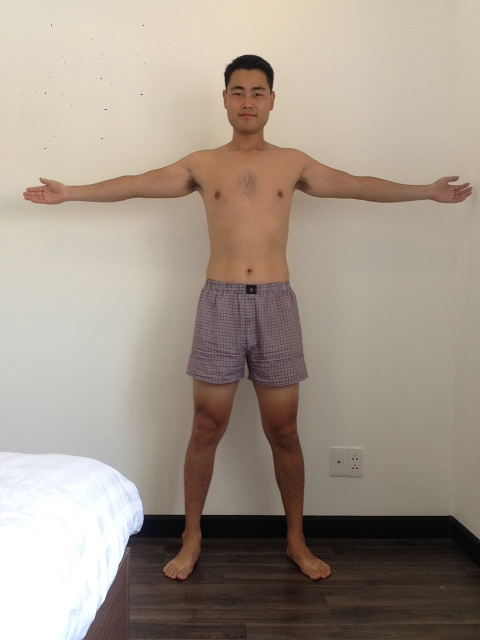
#> input picture image_sample/test2.jpg, 960 x 1280 px, found by its file name (shown at 1/2 size)
$ jupyter execute --allow-errors image_segmentation.ipynb   (shell and % lines are left out)
#> lines starting #> are read from the running program, lines starting #| are printed output that depends on the picture; after the words box and inside, x2 and y2 are one past the last pixel; in counts of white or black regions, pixels touching at a corner belong together
Read demo image: test
Show image in plot

[cell 1]
import numpy as np
import matplotlib.pyplot as plt
from skimage import io, img_as_ubyte, exposure, img_as_float, morphology, filters, restoration, feature
from skimage.color import rgb2gray

# Read test image and convert image to grayscale image
image = io.imread('image_sample\\test2.jpg')
#> image is the input picture: shape (1280, 960, 3); mean R, G, B 162.9, 150.7, 138.5

[cell 2]
gray_image = exposure.rescale_intensity(img_as_ubyte(rgb2gray(image)), out_range=(0, 255))
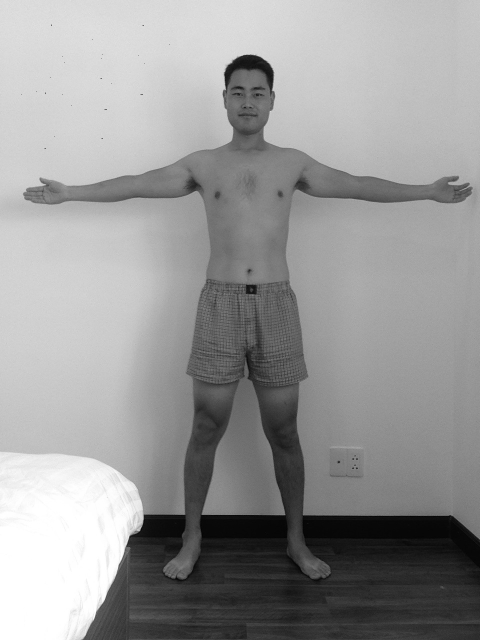
#> gray_image: shape (1280, 960) float64 (shown at 1/2 size); min 0, max 255, mean 152.4

[cell 3]
# Show image
print(gray_image.dtype)
#| float64
plt.imshow(gray_image, cmap='gray')
plt.show()

Remove salt & pepper noise

[cell 4]
removed_noise = filters.median(gray_image, morphology.disk(10))

# Save image to file
io.imsave('image_sample\\removed_noise.png', removed_noise)

plt.imshow(removed_noise, cmap='gray')
plt.show()

Finding edges

[cell 5]
from skimage import segmentation, measure, color
from scipy import ndimage

# Finding edges using filter
elevation_map = filters.roberts(removed_noise)
elevation_map = morphology.dilation(elevation_map)

markers = np.zeros_like(removed_noise)
markers[removed_noise < 30] = 1
markers[removed_noise > 150] = 2

#> (the rest of this cell did not finish here and is left out)

[cell 6]
def skin_detection(image):
    res = image.copy()
    r, g, b = res[:, :, 0], res[:, :, 1], res[:, :, 2]
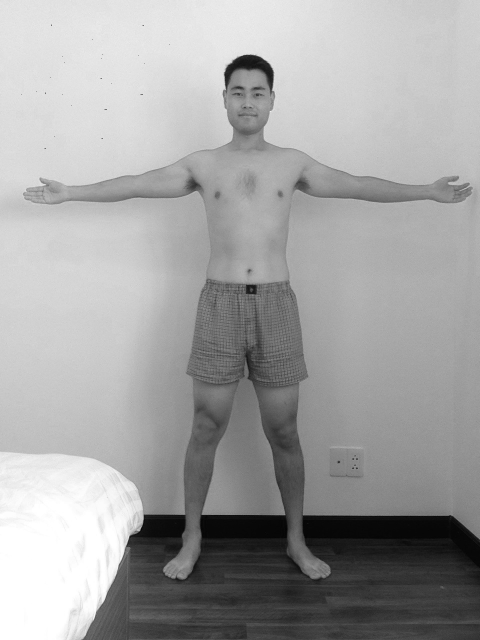
#> r: shape (1280, 960) (shown at 1/2 size); min 0, max 255, mean 162.9
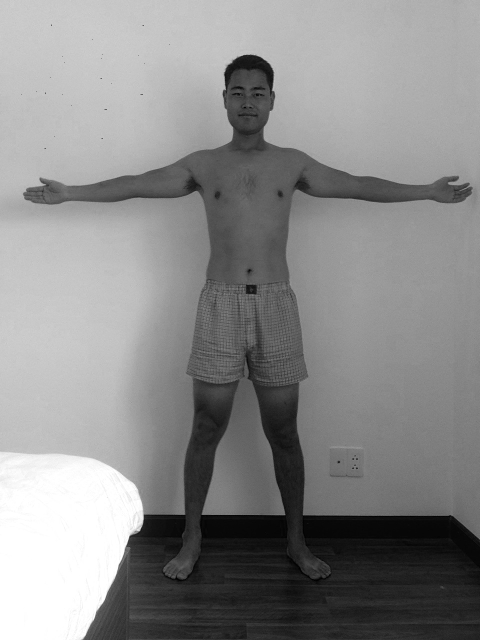
#> b: shape (1280, 960) (shown at 1/2 size); min 0, max 255, mean 138.5

    # group 1
    condition1 = r / b
    condition2 = r * b / np.square(r + g + b)
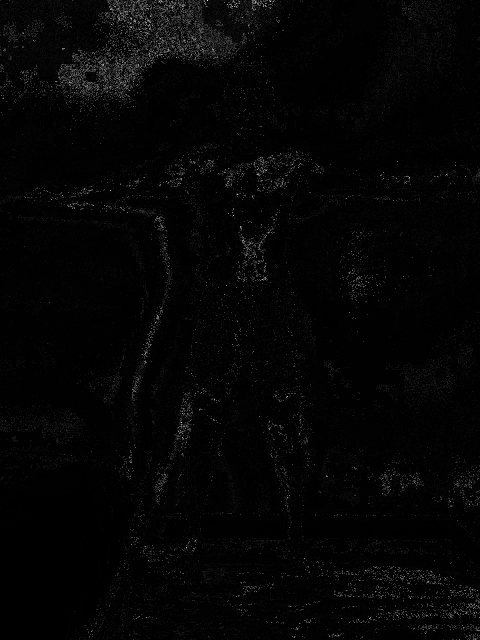
#> condition2: shape (1280, 960) float64 (shown at 1/2 size); 6.02% of the values are NaN or infinite; the others: min 0, max 255, mean 5.18; drawn with min black, max white, NaN and infinite black
    condition3 = r * g / np.square(r + g + b)

    group1 = np.logical_and(condition1 > 1.185, condition2 > 0.107, condition3 > 0.112)
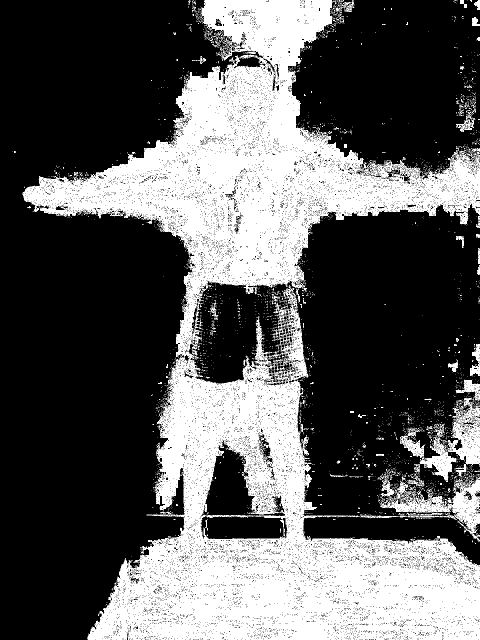
#> group1: shape (1280, 960) bool (shown at 1/2 size); 35.6% white; 2274 white regions (2190 under 20 px), largest, box (x1, y1, x2, y2) and area: (45, 0, 960, 1280) 405768, (800, 795, 960, 964) 9379, (759, 937, 960, 1084) 8996

    # or group 2
    maximum = np.maximum(np.maximum(r, g), b)
    minimum = np.minimum(np.minimum(r, g), b)
    diff = maximum - minimum
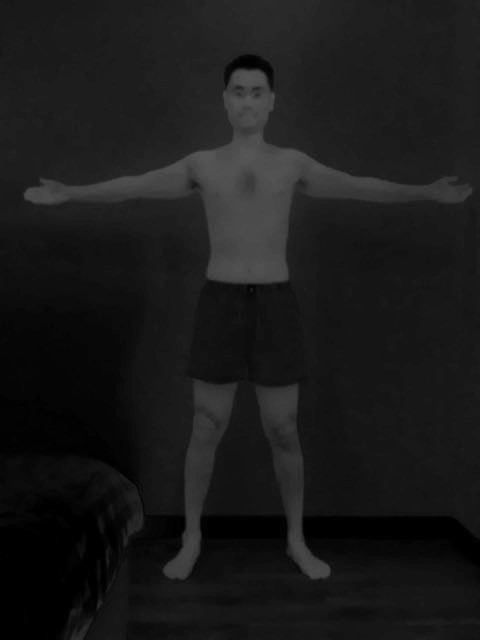
#> diff: shape (1280, 960) (shown at 1/2 size); min 0, max 87, mean 25.6

    con1 = np.logical_and(np.logical_and(r > 95, g > 40), b < 20)
#> con1: shape (1280, 960) bool; every value is 0
    con2 = np.logical_and(con1,  diff > 15)
    con3 = np.logical_and(np.logical_and(np.absolute(r - g) > 15, r > g), r > b)
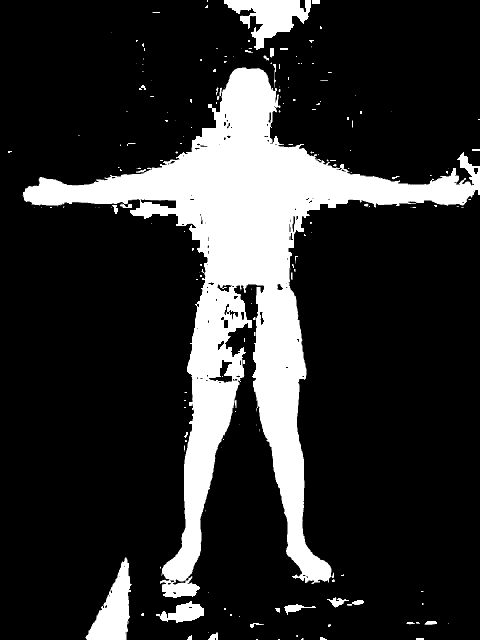
#> con3: shape (1280, 960) bool (shown at 1/2 size); 18% white; 187 white regions (123 under 20 px), largest, box (x1, y1, x2, y2) and area: (45, 135, 960, 1196) 198593, (448, 0, 622, 100) 8224, (171, 1115, 264, 1280) 7500

    group2 = np.logical_and(np.logical_and(con1, con2), con3)

    # or group 3
    con4 = np.logical_and(np.logical_and(r > 220, g > 210), b > 170)
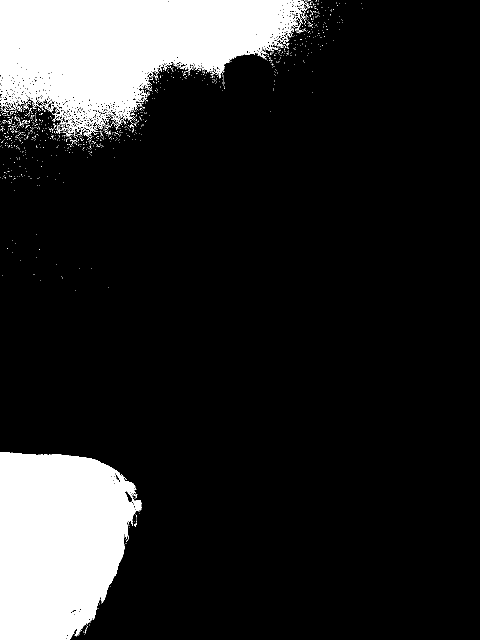
#> con4: shape (1280, 960) bool (shown at 1/2 size); 14.9% white; 1188 white regions (1165 under 20 px), largest, box (x1, y1, x2, y2) and area: (0, 0, 611, 267) 95479, (0, 904, 284, 1280) 84252, (167, 247, 193, 274) 149
    con5 = np.logical_and(con1,  np.absolute(r - g) <= 15)
    con6 = np.logical_and(r > b, g > b)
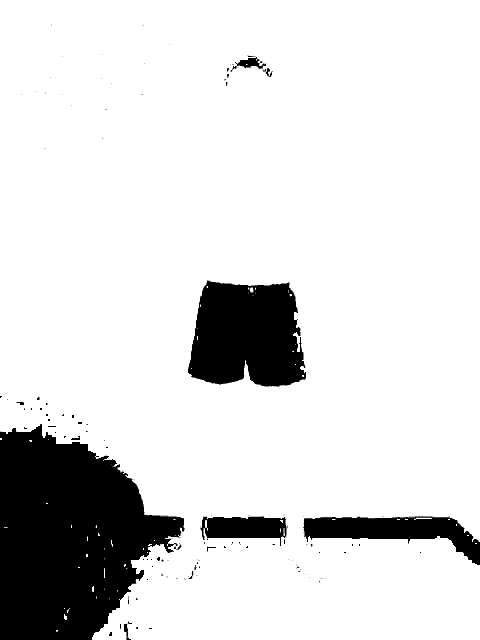
#> con6: shape (1280, 960) bool (shown at 1/2 size); 86.1% white; 147 black regions (125 under 20 px), largest, box (x1, y1, x2, y2) and area: (0, 848, 369, 1280) 106471, (376, 561, 612, 773) 40345, (606, 1032, 960, 1130) 15228

    group3 = np.logical_and(np.logical_and(con4, con5), con6)

    skin_mask = np.logical_not(np.logical_or(np.logical_or(group1, group2), group3))

    # Mark skin pixel to blue color
    res[skin_mask == True] = [0, 0, 0]
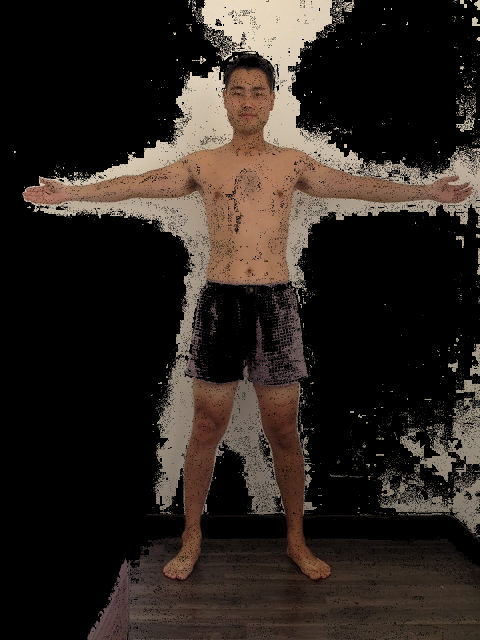
#> res: shape (1280, 960, 3) (shown at 1/2 size); mean R, G, B 43.8, 36.3, 31

    return skin_mask, res

mask, res = skin_detection(image)

plt.imshow(res)
plt.show()
